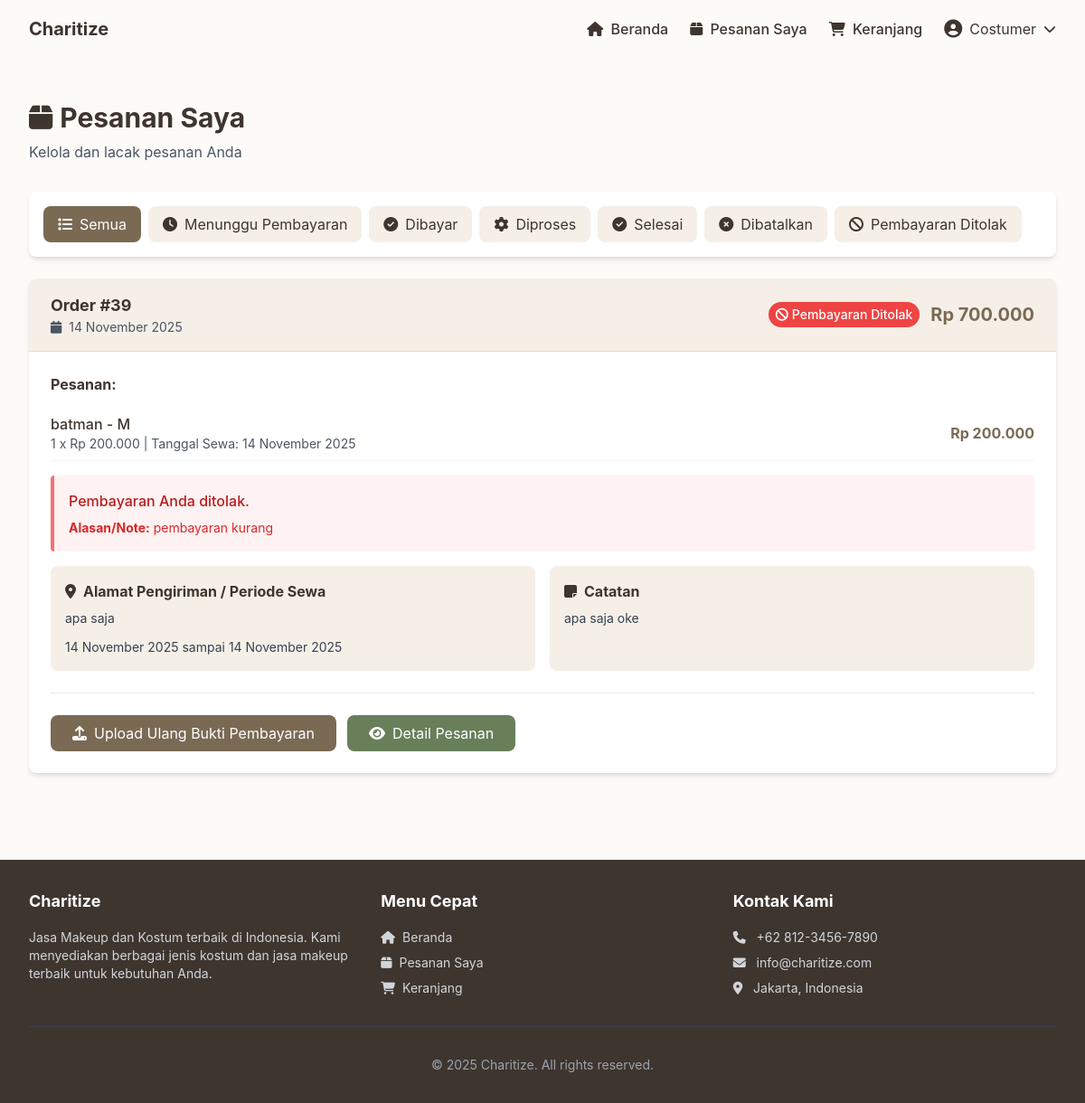
The app's page /customer/orders.php (signed in) with its own data.
### tables this page shows
CREATE TABLE `transaksi` (
  `id` int(11) NOT NULL,
  `id_user` int(11) NOT NULL,
  `tanggal_pemesanan` datetime DEFAULT current_timestamp(),
  `total_harga` decimal(10,2) NOT NULL,
  `status` enum('pending','paid','proses','selesai','batal','ditolak') DEFAULT 'pending',
  `type` enum('kostum','makeup') NOT NULL,
  `updated_at` varchar(255) NOT NULL
);

CREATE TABLE `detail_transaksi` (
  `id` int(11) NOT NULL,
  `id_transaksi` int(11) NOT NULL,
  `id_kostum` int(11) DEFAULT NULL,
  `id_kostum_variasi` int(11) DEFAULT NULL,
  `id_layanan_makeup` int(11) DEFAULT NULL,
  `jumlah` int(11) DEFAULT 1,
  `subtotal` decimal(10,2) NOT NULL,
  `tanggal_layanan` date DEFAULT NULL,
  `jam_mulai` time DEFAULT NULL,
  `jam_selesai` time DEFAULT NULL,
  `tanggal_sewa` date DEFAULT NULL,
  `tanggal_selesai` date DEFAULT NULL,
  `jumlah_hari` int(11) DEFAULT 1,
  `metode_ambil` enum('ambil','gosend') DEFAULT NULL,
  `catatan` text DEFAULT NULL,
  `catatan_admin` varchar(255) NOT NULL,
  `alamat` varchar(255) NOT NULL
);

CREATE TABLE `kostum` (
  `id` int(11) NOT NULL,
  `id_kategori` int(11) DEFAULT NULL,
  `nama_kostum` varchar(150) NOT NULL,
  `deskripsi` text DEFAULT NULL,
  `harga_sewa` decimal(10,2) NOT NULL,
  `foto` varchar(255) DEFAULT NULL,
  `status` enum('aktif','nonaktif') DEFAULT 'aktif'
);

CREATE TABLE `kostum_variasi` (
  `id` int(11) NOT NULL,
  `id_kostum` int(11) NOT NULL,
  `ukuran` enum('S','M','L','XL') NOT NULL,
  `stok` int(11) NOT NULL DEFAULT 0
);

CREATE TABLE `pembayaran` (
  `id` int(11) NOT NULL,
  `id_user` int(20) NOT NULL,
  `id_transaksi` int(11) NOT NULL,
  `metode_pembayaran` varchar(50) DEFAULT NULL,
  `jumlah_bayar` decimal(10,2) DEFAULT NULL,
  `bukti_pembayaran` varchar(255) DEFAULT NULL,
  `status_pembayaran` enum('menunggu','terkonfirmasi','ditolak') DEFAULT 'menunggu',
  `tanggal_bayar` datetime DEFAULT current_timestamp(),
  `catatan_admin` varchar(255) NOT NULL
);

### config/config.php (called while the page is built, shortened)
<?php
function formatRupiah($angka) {
    return 'Rp ' . number_format($angka, 0, ',', '.');
}
function formatDate($date) {
    $months = [
        1 => 'Januari', 'Februari', 'Maret', 'April', 'Mei', 'Juni',
        'Juli', 'Agustus', 'September', 'Oktober', 'November', 'Desember'
    ];
    $timestamp = strtotime($date);
    $day = date('d', $timestamp);
    $month = $months[(int)date('m', $timestamp)];
    $year = date('Y', $timestamp);
    return $day . ' ' . $month . ' ' . $year;
}
?>

### customer/orders.php (the view, shortened to what this page needs)
<?php
require_once '../includes/header.php';
require_once '../includes/navbar.php';
$conn = getConnection();
$user_id = $_SESSION['user_id'];
$status_filter = isset($_GET['status']) ? sanitize($_GET['status']) : '';
$where = ["id_user = ?"];
$params = [$user_id];
$types = "i";
$where_clause = implode(" AND ", $where);
$query = "SELECT * FROM transaksi WHERE $where_clause ORDER BY tanggal_pemesanan DESC";
$stmt = $conn->prepare($query);
if ($stmt) {
    if (!empty($params)) {
        $stmt->bind_param($types, ...$params);
    }
    $stmt->execute();
    $orders = $stmt->get_result();
} else {
    $stmt = $conn->prepare("SELECT * FROM transaksi WHERE id_user = ? ORDER BY tanggal_pemesanan DESC");
    $stmt->bind_param("i", $user_id);
    $stmt->execute();
    $orders = $stmt->get_result();
    $stmt->close();
}
$status_labels = [
    'pending' => ['label'=>'Menunggu Pembayaran', 'color'=>'bg-yellow-500', 'icon'=>'fa-clock'],
    'paid' => ['label'=>'Dibayar', 'color'=>'bg-green-600', 'icon'=>'fa-check-circle'],
    'proses' => ['label'=>'Diproses', 'color'=>'bg-indigo-500', 'icon'=>'fa-cog'],
    'selesai' => ['label'=>'Selesai', 'color'=>'bg-green-600', 'icon'=>'fa-check-circle'],
    'batal' => ['label'=>'Dibatalkan', 'color'=>'bg-red-500', 'icon'=>'fa-times-circle'],
    'ditolak' => ['label'=>'Pembayaran Ditolak', 'color'=>'bg-red-500', 'icon'=>'fa-ban']
];
?>
<div class="max-w-7xl mx-auto px-4 sm:px-6 lg:px-8 py-8">
    <div class="mb-8">
        <h1 class="text-3xl font-bold text-accent">
            <i class="fas fa-box mr-2"></i>Pesanan Saya
        </h1>
        <p class="text-gray-600 mt-2">Kelola dan lacak pesanan Anda</p>
    </div>
    <div class="bg-white rounded-lg shadow-md p-4 mb-6">
        <div class="flex flex-wrap gap-2">
            <a href="orders.php" class="px-4 py-2 rounded-lg transition <?php echo empty($status_filter) ? 'bg-primary text-white' : 'bg-light-bg text-accent hover:bg-beige-dark'; ?>">
                <i class="fas fa-list mr-2"></i>Semua
            </a>
            <?php foreach($status_labels as $key => $status): ?>
            <a href="?status=<?php echo $key; ?>"
               class="px-4 py-2 rounded-lg transition <?php echo $status_filter == $key ? $status['color'].' text-white' : 'bg-light-bg text-accent hover:bg-beige-dark'; ?>">
               <i class="fas <?php echo $status['icon']; ?> mr-2"></i><?php echo $status['label']; ?>
            </a>
            <?php endforeach; ?>
        </div>
    </div>
    <?php if ($orders->num_rows > 0): ?>
        <div class="space-y-6">
            <?php while ($order = $orders->fetch_assoc()):
                $items_query = "SELECT dt.*, k.nama_kostum, kv.id as id_variasi, kv.ukuran AS nama_variasi, lm.nama_layanan, k.foto
                                FROM detail_transaksi dt
                                LEFT JOIN kostum k ON dt.id_kostum = k.id
                                LEFT JOIN kostum_variasi kv ON dt.id_kostum_variasi = kv.id
                                LEFT JOIN layanan_makeup lm ON dt.id_layanan_makeup = lm.id
                                WHERE dt.id_transaksi = ? LIMIT 1";
                $stmt = $conn->prepare($items_query);
                $stmt->bind_param("i", $order['id']);
                $stmt->execute();
                $items = $stmt->get_result();
                $address_query = "SELECT alamat, catatan, catatan_admin FROM detail_transaksi WHERE id_transaksi = ? LIMIT 1";
                $stmt = $conn->prepare($address_query);
                $stmt->bind_param("i", $order['id']);
                $stmt->execute();
                $res_address = $stmt->get_result()->fetch_assoc();
                $alamat = $res_address['alamat'] ?? '';
                $catatan_item = $res_address['catatan'] ?? '';
                $catatan_admin = $res_address['catatan_admin'] ?? '';
                $tanggal_sewa = null;
                $tanggal_selesai = null;
                $date_query = "SELECT tanggal_sewa, tanggal_selesai FROM detail_transaksi WHERE id_transaksi = ? AND id_kostum IS NOT NULL LIMIT 1";
                $stmtD = $conn->prepare($date_query);
                if ($stmtD) {
                    $stmtD->bind_param("i", $order['id']);
                    $stmtD->execute();
                    $res_date = $stmtD->get_result()->fetch_assoc();
                    if ($res_date) {
                        $tanggal_sewa = $res_date['tanggal_sewa'] ?? null;
                        $tanggal_selesai = $res_date['tanggal_selesai'] ?? null;
                    }
                }
                $last_payment = null;
                $pstmt = $conn->prepare("SELECT * FROM pembayaran WHERE id_transaksi = ? ORDER BY tanggal_bayar DESC LIMIT 1");
                if ($pstmt) {
                    $pstmt->bind_param("i", $order['id']);
                    $pstmt->execute();
                    $last_payment = $pstmt->get_result()->fetch_assoc();
                }
                $status = $status_labels[$order['status']] ?? ['label'=>$order['status'], 'color'=>'bg-gray-300', 'icon'=>'fa-info-circle'];
            ?>
            <div class="bg-white rounded-lg shadow-md overflow-hidden">
                <div class="bg-light-bg px-6 py-4 border-b border-beige-dark flex justify-between items-center">
                    <div>
                        <h3 class="text-lg font-bold text-accent">Order #<?php echo $order['id']; ?></h3>
                        <p class="text-sm text-gray-600">
                            <i class="fas fa-calendar mr-1"></i>
                            <?php echo formatDate($order['tanggal_pemesanan']); ?>
                        </p>
                    </div>
                    <div class="flex items-center gap-3">
                        <span class="px-2 py-1 rounded-full text-sm font-medium <?php echo $status['color'].' text-white'; ?>">
                            <i class="fas <?php echo $status['icon']; ?> mr-1"></i><?php echo $status['label']; ?>
                        </span>
                        <span class="text-xl font-bold text-primary"><?php echo formatRupiah($order['total_harga']); ?></span>
                    </div>
                </div>
                <div class="p-6">
                    <div class="mb-4">
                        <h4 class="font-bold text-accent mb-3">Pesanan:</h4>
                        <div class="space-y-2">
                            <?php if ($items->num_rows > 0): ?>
                                <?php while ($item = $items->fetch_assoc()): ?>
                                <div class="flex justify-between items-center py-2 border-b border-gray-100">
                                    <div class="flex items-center gap-4">
                                        <div>
                                            <p class="font-medium text-accent">
                                            <?php
                                            if(!empty($item['id_kostum'])) echo htmlspecialchars($item['nama_kostum'] . (!empty($item['nama_variasi']) ? ' - '.$item['nama_variasi'] : ''));
                                            elseif(!empty($item['id_layanan_makeup'])) echo htmlspecialchars($item['nama_layanan']);
                                            else echo 'Item';
                                            ?>
                                            </p>
                                            <p class="text-sm text-gray-600">
                                                <?php echo intval($item['jumlah']); ?> x <?php echo ($item['jumlah']>0) ? formatRupiah($item['subtotal'] / $item['jumlah']) : formatRupiah($item['subtotal']); ?>
                                                <?php if(!empty($item['tanggal_sewa'])) echo ' | Tanggal Sewa: '.formatDate($item['tanggal_sewa']); ?>
                                            </p>
                                        </div>
                                    </div>
                                    <span class="font-bold text-primary"><?php echo formatRupiah($item['subtotal']); ?></span>
                                </div>
                                <?php endwhile; ?>
                            <?php else: ?>
                                <p class="text-gray-600">Tidak ada item pada pesanan ini.</p>
                            <?php endif; ?>
                        </div>
                    </div>
                    <?php if ($order['status'] === 'ditolak'): ?>
                        <div class="mb-4 bg-red-50 border-l-4 border-red-400 p-4 rounded">
                            <p class="font-medium text-red-700 mb-2">Pembayaran Anda ditolak.</p>
                            <?php if (!empty($last_payment) && !empty($last_payment['status_pembayaran']) && strtolower($last_payment['status_pembayaran']) === 'ditolak' && !empty($last_payment['catatan_admin'])): ?>
                                <p class="text-sm text-red-600"><strong>Alasan/Note:</strong> <?php echo nl2br(htmlspecialchars($last_payment['catatan_admin'])); ?></p>
                            <?php elseif (!empty($catatan_admin)): ?>
                                <p class="text-sm text-red-600"><strong>Alasan/Note (verifikasi item):</strong> <?php echo nl2br(htmlspecialchars($catatan_admin)); ?></p>
                            <?php elseif (!empty($order['catatan_admin'])): ?>
                                <p class="text-sm text-red-600"><strong>Alasan/Note:</strong> <?php echo nl2br(htmlspecialchars($order['catatan_admin'])); ?></p>
                            <?php else: ?>
                                <p class="text-sm text-red-600">Pembayaran ditolak. Silakan upload ulang bukti pembayaran dengan bukti yang jelas.</p>
                            <?php endif; ?>
                        </div>
                    <?php endif; ?>
                    <div class="grid grid-cols-1 md:grid-cols-2 gap-4 mb-4">
                        <div class="bg-light-bg rounded-lg p-4">
                            <h5 class="font-bold text-accent mb-2">
                                <i class="fas fa-map-marker-alt mr-2"></i>Alamat Pengiriman / Periode Sewa
                            </h5>
                            <p class="text-sm text-gray-700">
                                <?php echo nl2br(htmlspecialchars($alamat)); ?>
                            </p>
                            <?php if (!empty($tanggal_sewa) || !empty($tanggal_selesai)): ?>
                                <div class="mt-3 text-sm text-gray-700">
                                    <p>
                                        <?php
                                        $t1 = !empty($tanggal_sewa) ? formatDate($tanggal_sewa) : '-';
                                        $t2 = !empty($tanggal_selesai) ? formatDate($tanggal_selesai) : '-';
                                        echo $t1 . ' sampai ' . $t2;
                                        ?>
                                    </p>
                                </div>
                            <?php endif; ?>
                        </div>
                        <?php if(!empty($catatan_item)): ?>
                        <div class="bg-light-bg rounded-lg p-4">
                            <h5 class="font-bold text-accent mb-2">
                                <i class="fas fa-sticky-note mr-2"></i>Catatan
                            </h5>
                            <p class="text-sm text-gray-700">
                                <?php echo nl2br(htmlspecialchars($catatan_item)); ?>
                            </p>
                        </div>
                        <?php endif; ?>
                    </div>
                    <div class="flex flex-wrap gap-3 mt-6 pt-6 border-t border-gray-200">
                        <?php if ($order['status'] == 'pending'): ?>
                            <button onclick="showUploadPayment(<?php echo (int)$order['id']; ?>, <?php echo json_encode((float)$order['total_harga']); ?>)"
                                    class="btn-primary-custom px-6 py-2 rounded-lg">
                                <i class="fas fa-upload mr-2"></i>Upload Bukti Pembayaran
                            </button>
                        <?php elseif ($order['status'] == 'ditolak'): ?>
                            <button onclick="showUploadPayment(<?php echo (int)$order['id']; ?>, <?php echo json_encode((float)$order['total_harga']); ?>)"
                                    class="btn-primary-custom px-6 py-2 rounded-lg">
                                <i class="fas fa-upload mr-2"></i>Upload Ulang Bukti Pembayaran
                            </button>
                        <?php endif; ?>
                        <button onclick="viewOrderDetail(<?php echo $order['id']; ?>)"
                                class="btn-secondary-custom px-6 py-2 rounded-lg">
                            <i class="fas fa-eye mr-2"></i>Detail Pesanan
                        </button>
                    </div>
                </div>
            </div>
            <?php endwhile; ?>
        </div>
    <?php endif; ?>
</div>
<?php require_once '../includes/footer.php'; ?>

### assets/css/custom.css (style rules this page uses)
:root { --primary: #7A6A54; --secondary: #687F5A; --accent: #3E352E; --light-bg: #F5EFE7; --lighter-bg: #FDFBF7; --beige-dark: #E8DCC8; --taupe: #C4B5A0; }
* { margin: 0; padding: 0; box-sizing: border-box; }
body { font-family: 'Inter', system-ui, -apple-system, sans-serif; background-color: var(--lighter-bg); color: var(--accent); }
body { padding-top: 80px; }
.btn-primary-custom { background-color: var(--primary); border-color: var(--primary); color: white; transition: all 0.3s ease; }
.btn-secondary-custom { background-color: var(--secondary); border-color: var(--secondary); color: white; }
.text-red-600 { color: #dc2626; }
html { scroll-behavior: smooth; }

### records on screen
transaksi: id "39", tanggal_pemesanan "14 November 2025", status "Pembayaran Ditolak", total_harga "Rp 700.000", pembayaran.catatan_admin "pembayaran kurang", alamat "apa saja", t1 "14 November 2025", t2 "14 November 2025", catatan_item "apa saja oke"
detail_transaksi: id_kostum.ukuran "batman - M", jumlah "1", formatRupiah($item['subtotal'] / $item['jumlah']) "Rp 200.000", tanggal_sewa "14 November 2025", subtotal "Rp 200.000"

### other values on screen
SITE_NAME "Charitize"
$_SESSION['name'] "Costumer"
$status['label'] "Menunggu Pembayaran"
$status['label'] "Dibayar"
$status['label'] "Diproses"
$status['label'] "Selesai"
$status['label'] "Dibatalkan"
$status['label'] "Pembayaran Ditolak"
SITE_TAGLINE "Jasa Makeup dan Kostum terbaik di Indonesia"
